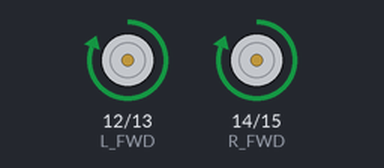
This sketch was run on a simulated ESP32. Parts: motor-driver pin pairs drawn as motors (green arrow = first pin HIGH = forward, orange = second pin HIGH = backward, longer = more drive).

Above: at 0.7 s.
At 2.7 s:
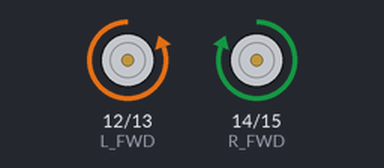
At 4.2 s:
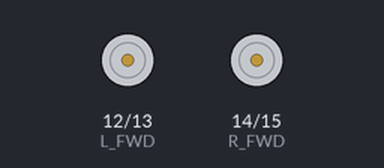
Timing chart, 0 to 6.5 s (numbered marks = the images above):
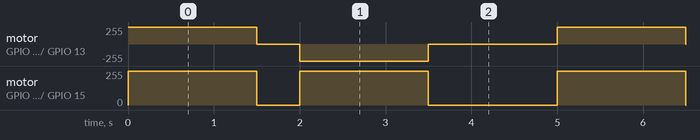

Measured:
- by itself, motor on GPIO 14 (R_FWD) / GPIO 15 (R_REV): repeats every 5.0 s: stopped 0.50 s, forward 255/255 1.5 s, stopped 1.5 s, forward 255/255 1.5 s
- by itself, motor on GPIO 12 (L_FWD) / GPIO 13 (L_REV): repeats every 5.0 s: stopped 0.50 s, backward 255/255 1.5 s, stopped 1.5 s, forward 255/255 1.5 s

The sketch:

example.ino
```cpp
// A bench-test Arduino sketch that toggles the motor driver pins to spin the left and right wheel pairs forward and reverse so you can verify wheel direction and wiring.
//
// Buy this module: https://shillehtek.com/products/esp32-cam-4wd-robot-car-kit
// Full manual: https://shillehtek.com/blogs/shillehtek-product-manuals/esp32-cam-4wd-robot-car-kit-manual
// More examples: https://github.com/shillehbean/shillehtek-examples
//

// Bench test with the car's wheels OFF the ground.
// Match these pins to your driver wiring (Motor Wiring tab).
const int L_FWD = 12, L_REV = 13;   // left pair
const int R_FWD = 14, R_REV = 15;   // right pair

void setup() {
  pinMode(L_FWD, OUTPUT); pinMode(L_REV, OUTPUT);
  pinMode(R_FWD, OUTPUT); pinMode(R_REV, OUTPUT);
}

void allStop() {
  digitalWrite(L_FWD, LOW); digitalWrite(L_REV, LOW);
  digitalWrite(R_FWD, LOW); digitalWrite(R_REV, LOW);
}

void loop() {
  // forward - all four wheels should spin the same way
  digitalWrite(L_FWD, HIGH); digitalWrite(R_FWD, HIGH);
  delay(1500);
  allStop(); delay(500);

  // spin in place - left pair back, right pair forward
  digitalWrite(L_REV, HIGH); digitalWrite(R_FWD, HIGH);
  delay(1500);
  allStop(); delay(1500);
  // Any wheel turning the wrong way: swap that motor's two leads.
}
```
